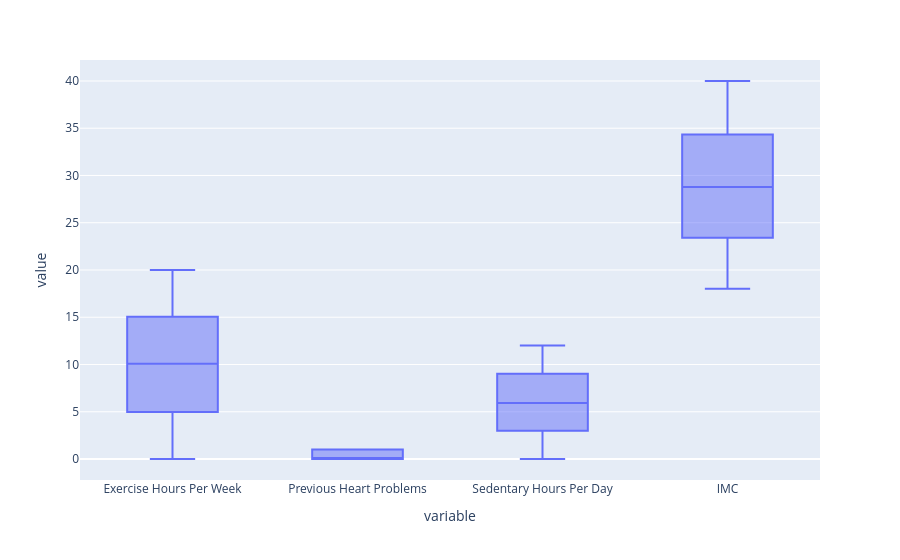

This figure's notebook cell:
### Code cell
px.box(df_box1)

### Figure 1 — Plotly figure (JSON) as saved in the notebook; plotly's stock layout.template omitted (floating-point values rounded to 4 significant figures; data arrays with more than 128 entries replaced by an {"elided": "..."} marker saying what was removed)
{"data": [{"alignmentgroup": "True", "hovertemplate": "variable=%{x}<br>value=%{y}<extra></extra>", "legendgroup": "", "marker": {"color": "#636efa"}, "name": "", "notched": false, "offsetgroup": "", "orientation": "v", "showlegend": false, "type": "box", "x": {"elided": "35052 str values"}, "x0": " ", "xaxis": "x", "y": {"elided": "35052 float values"}, "y0": " ", "yaxis": "y"}], "layout": {"boxmode": "group", "legend": {"tracegroupgap": 0}, "margin": {"t": 60}, "xaxis": {"anchor": "y", "domain": [0, 1], "title": {"text": "variable"}}, "yaxis": {"anchor": "x", "domain": [0, 1], "title": {"text": "value"}}}}
